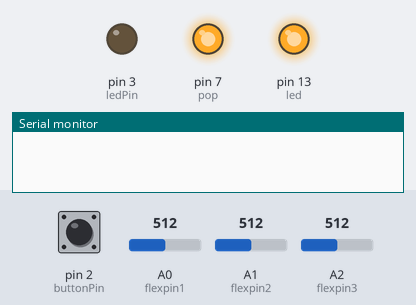
Simulated run of this sketch. Board: Arduino Uno, built with avr-gcc and run on an emulated ATmega328P. On the bench: output pins drawn as LEDs (lit = HIGH), the last lines printed to the serial monitor. Inputs (shaded band) come from the test bench; at power-on: A0 (flexpin1) = 512, pin 2 (buttonPin) LOW, A1 (flexpin2) = 512, A2 (flexpin3) = 512.

Above: at 1.8 s.
1.9 s: A0 (flexpin1) set to 633
3.4 s: A0 (flexpin1) set to 654
At 5.2 s:
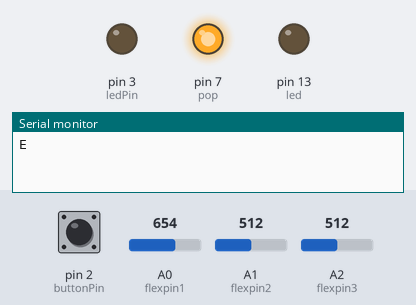
5.5 s: pin 2 (buttonPin) pulled HIGH for 3.2 s
At 7.8 s:
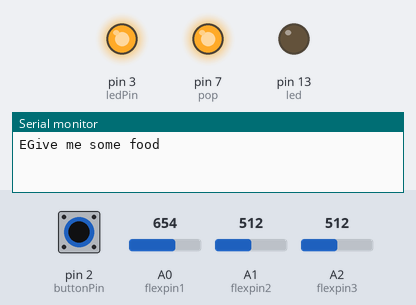
19.7 s: A1 (flexpin2) set to 976
21.2 s: A1 (flexpin2) set to 954
Timing chart, 0 to 24.2 s (numbered marks = the images above; inputs shaded):
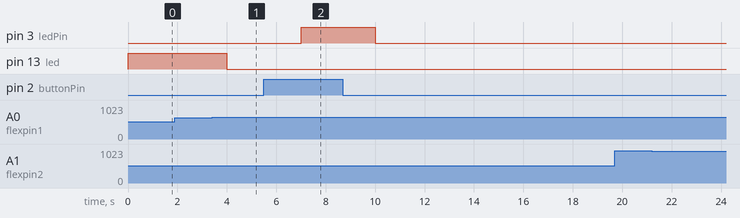

The sketch:

hand.ino
```cpp
const int flexpin1 = A0;
 const int flexpin2 = A1;
const int flexpin3 = A2;
const int p1=-19;
const int p2=88;
const int p3=1009;
const int pop=7;
int led = 13;

const int buttonPin = 2;     // the number of the pushbutton pin
const int ledPin =  3;
int buttonState = 0;         // variable for reading the pushbutton status

void setup()
{
  pinMode( led, OUTPUT);
  pinMode(ledPin, OUTPUT);
  pinMode(pop, OUTPUT);
  // initialize the pushbutton pin as an input:
  pinMode(buttonPin, INPUT);
  digitalWrite(pop, HIGH);
Serial.begin(9600);

}
void loop()
{
int fp1,fp2,fp3; // Input value from the analog pin.
  digitalWrite(led, HIGH);
fp1 = analogRead(flexpin1);
fp2 = analogRead(flexpin2);
fp3 = analogRead(flexpin3);// Read the posit
fp1 = map(fp1, 700, 1000, 0, 100);
//Serial.print("sensor 1: ");
//Serial.println(fp1);
fp2 = map(fp2, 700, 1000, 0, 100);
//Serial.print("sensor 2: ");
//Serial.println(fp2);
//fp3 = map(fp3, 700, 1000, 0, 100);
//Serial.print("sensor 3: ");
//Serial.println(fp3);


  buttonState = digitalRead(buttonPin);
                 digitalWrite(ledPin,buttonState);
//Serial.println(buttonState);
  if (buttonState == HIGH)
{
    // turn LED on:
  //               digitalWrite(ledPin, HIGH);
                 if((fp1>p1)&&(fp2>p2)&&(fp3>p3))
                 {
                       digitalWrite(led, LOW);
                       Serial.println("Hi ");
                       delay(2000);
                  }
                 else if((fp1>p1)&&(fp2>p2)&&(fp3<p3))
                  {
                        Serial.println("Bye");
                        digitalWrite(led, LOW);
                        delay(2000);
                  }
                else if((fp1>p1)&&(fp2<=p2)&&(fp3>p3))
                  {
                       Serial.println("How are you?");
                       digitalWrite(led, LOW);
                       delay(2000);
                  }
                 else if((fp1<p1)&&(fp2>p2)&&(fp3>p3))
                 {
                       Serial.println("Get me some water");
                       digitalWrite(led, LOW);
                       delay(2000);
                  }
                 else if((fp1>p1)&&(fp2<=p2)&&(fp3<p3))
                 {
                        Serial.println("Give me some food");
                        digitalWrite(led, LOW);
                        delay(2000);
                 }
                else if((fp1<=p1)&&(fp2>p2)&&(fp3<p3))
                 {
                        Serial.println("Thank You");
                        digitalWrite(led, LOW);
                        delay(2000);
                 }
              else if((fp1<p1)&&(fp2<=p2)&&(fp3>p3))
                {
                        Serial.println("See you again");
                        digitalWrite(led, LOW);
                        delay(2000);
                }
              else
                {
                       digitalWrite(led, HIGH);

                 }
}

else
{
    // turn LED off:
    //digitalWrite(ledPin, LOW);
if((fp1>p1)&&(fp2>p2)&&(fp3>p3))
{
  digitalWrite(led, LOW);

  Serial.print("A");
  delay(2000);
}
else if((fp1>p1)&&(fp2>p2)&&(fp3<p3))
{
  Serial.print("B");
  digitalWrite(led, LOW);
  delay(2000);
}
else if((fp1>p1)&&(fp2<=p2)&&(fp3>p3))
{
  Serial.print("D");
  digitalWrite(led, LOW);
  delay(2000);
}
else if((fp1<p1)&&(fp2>p2)&&(fp3>p3))
{
  Serial.print("c");
  digitalWrite(led, LOW);
  delay(2000);
}
else if((fp1>p1)&&(fp2<=p2)&&(fp3<p3))
{
  Serial.print("E");
  digitalWrite(led, LOW);
  delay(2000);
}
else if((fp1<=p1)&&(fp2>p2)&&(fp3<p3))
{
  Serial.print("F");
  digitalWrite(led, LOW);
  delay(2000);
}
else if((fp1<p1)&&(fp2<=p2)&&(fp3>p3))
{
  Serial.print("G");
  digitalWrite(led, LOW);
  delay(2000);
}
else
{
 digitalWrite(led, HIGH);

}

  }
delay(1000);
}
```

Measured:
- the behaviour switches between 643 and 644 on A0 (flexpin1) (found by bisection; images 0 and 1)
- after the input at 1.9 s, every drawn part: stays the same
- after the input at 3.4 s, pin 13 (led): HIGH → LOW after 0.60 s
- after the input at 5.5 s, pin 3 (ledPin): LOW → HIGH after 1.5 s, → LOW 3.0 s later
- after the input at 19.7 s, every drawn part: stays the same
